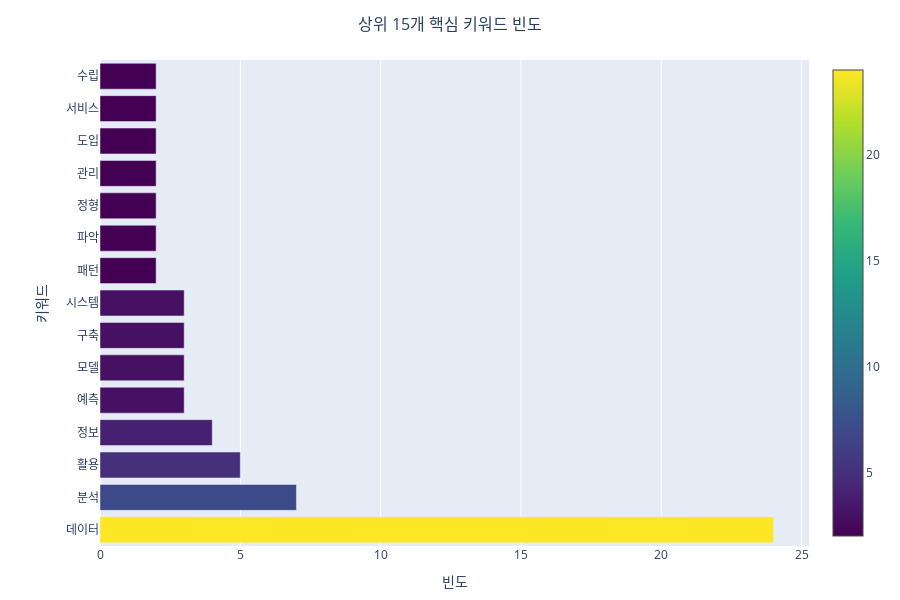

This figure's notebook cell:
### Code cell
# 키워드 빈도 막대 그래프
top_keywords = dict(keyword_counts.most_common(15))

fig_bar = go.Figure(data=[
    go.Bar(
        x=list(top_keywords.values()),
        y=list(top_keywords.keys()),
        orientation='h',
        marker=dict(
            color=list(top_keywords.values()),
            colorscale='viridis',
            showscale=True
        )
    )
])

fig_bar.update_layout(
    title={
        'text': "상위 15개 핵심 키워드 빈도",
        'x': 0.5,
        'xanchor': 'center',
        'font': {'size': 16}
    },
    xaxis_title="빈도",
    yaxis_title="키워드",
    height=600,
    margin=dict(l=100, r=20, t=60, b=40)
)

fig_bar.show()

### Figure 1 — Plotly figure (JSON) as saved in the notebook; plotly's stock layout.template omitted (floating-point values rounded to 4 significant figures)
{"data": [{"marker": {"color": [24, 7, 5, 4, 3, 3, 3, 3, 2, 2, 2, 2, 2, 2, 2], "colorscale": [[0, "#440154"], [0.1111, "#482878"], [0.2222, "#3e4989"], [0.3333, "#31688e"], [0.4444, "#26828e"], [0.5556, "#1f9e89"], [0.6667, "#35b779"], [0.7778, "#6ece58"], [0.8889, "#b5de2b"], [1, "#fde725"]], "showscale": true}, "orientation": "h", "type": "bar", "x": [24, 7, 5, 4, 3, 3, 3, 3, 2, 2, 2, 2, 2, 2, 2], "y": ["데이터", "분석", "활용", "정보", "예측", "모델", "구축", "시스템", "패턴", "파악", "정형", "관리", "도입", "서비스", "수립"]}], "layout": {"height": 600, "margin": {"b": 40, "l": 100, "r": 20, "t": 60}, "title": {"font": {"size": 16}, "text": "상위 15개 핵심 키워드 빈도", "x": 0.5, "xanchor": "center"}, "xaxis": {"title": {"text": "빈도"}}, "yaxis": {"title": {"text": "키워드"}}}}
